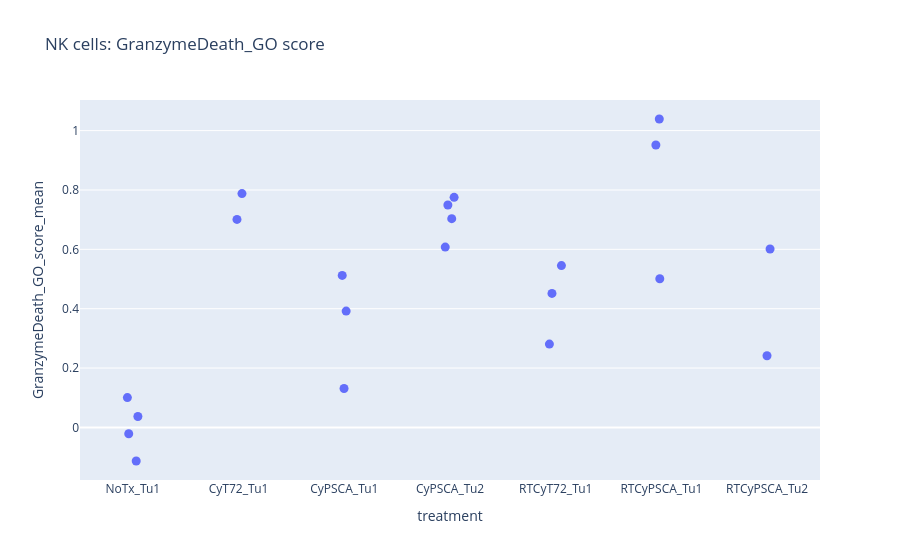

Notebook code for this chart:
### Code cell
import plotly.express as px

metric = "GranzymeDeath_GO_score_mean"

plot_df = nk_pathway_summary_filt.loc[
    nk_pathway_summary_filt["treatment"].isin(plot_order)
].copy()

fig = px.strip(
    plot_df,
    x="treatment",
    y=metric,
    category_orders={"treatment": plot_order},
    hover_data=[
        "tissue",
        "condition",
        "tumor_loc",
        "replicate_num",
        "treatment",
        "n_nk",
        metric,
    ],
    title="NK cells: GranzymeDeath_GO score"
)

fig.update_traces(jitter=0.25, marker_size=9)
fig.show()

### Figure 1 — Plotly figure (JSON) as saved in the notebook; plotly's stock layout.template omitted (floating-point values rounded to 4 significant figures)
{"data": [{"alignmentgroup": "True", "boxpoints": "all", "customdata": [["CyPSCA_1_1", "CyPSCA", "1", "1", 2400], ["CyPSCA_1_2", "CyPSCA", "1", "2", 722], ["CyPSCA_1_4", "CyPSCA", "1", "4", 252], ["CyPSCA_2_1", "CyPSCA", "2", "1", 266], ["CyPSCA_2_2", "CyPSCA", "2", "2", 61], ["CyPSCA_2_3", "CyPSCA", "2", "3", 3], ["CyPSCA_2_4", "CyPSCA", "2", "4", 2671], ["CyT72_1_2", "CyT72", "1", "2", 154], ["CyT72_1_4", "CyT72", "1", "4", 340], ["NoTx_1_1", "NoTx", "1", "1", 19], ["NoTx_1_2", "NoTx", "1", "2", 116], ["NoTx_1_3", "NoTx", "1", "3", 181], ["NoTx_1_4", "NoTx", "1", "4", 342], ["RTCyPSCA_1_3", "RTCyPSCA", "1", "3", 102], ["RTCyPSCA_1_4", "RTCyPSCA", "1", "4", 78], ["RTCyPSCA_1_5", "RTCyPSCA", "1", "5", 10], ["RTCyPSCA_2_3", "RTCyPSCA", "2", "3", 298], ["RTCyPSCA_2_4", "RTCyPSCA", "2", "4", 1091], ["RTCyT72_1_1", "RTCyT72", "1", "1", 7], ["RTCyT72_1_2", "RTCyT72", "1", "2", 465], ["RTCyT72_1_4", "RTCyT72", "1", "4", 47]], "fillcolor": "rgba(255,255,255,0)", "hoveron": "points", "hovertemplate": "treatment=%{x}<br>GranzymeDeath_GO_score_mean=%{y}<br>tissue=%{customdata[0]}<br>condition=%{customdata[1]}<br>tumor_loc=%{customdata[2]}<br>replicate_num=%{customdata[3]}<br>n_nk=%{customdata[4]}<extra></extra>", "jitter": 0.25, "legendgroup": "", "line": {"color": "rgba(255,255,255,0)"}, "marker": {"color": "#636efa", "size": 9}, "name": "", "offsetgroup": "", "orientation": "v", "pointpos": 0, "showlegend": false, "type": "box", "x": ["CyPSCA_Tu1", "CyPSCA_Tu1", "CyPSCA_Tu1", "CyPSCA_Tu2", "CyPSCA_Tu2", "CyPSCA_Tu2", "CyPSCA_Tu2", "CyT72_Tu1", "CyT72_Tu1", "NoTx_Tu1", "NoTx_Tu1", "NoTx_Tu1", "NoTx_Tu1", "RTCyPSCA_Tu1", "RTCyPSCA_Tu1", "RTCyPSCA_Tu1", "RTCyPSCA_Tu2", "RTCyPSCA_Tu2", "RTCyT72_Tu1", "RTCyT72_Tu1", "RTCyT72_Tu1"], "x0": " ", "xaxis": "x", "y": [0.1313, 0.5121, 0.392, 0.7034, 0.7494, 0.7753, 0.6076, 0.7878, 0.7008, 0.03686, -0.1131, 0.1005, -0.02125, 0.9515, 1.039, 0.5008, 0.2415, 0.601, 0.2808, 0.5452, 0.4514], "y0": " ", "yaxis": "y"}], "layout": {"boxmode": "group", "legend": {"tracegroupgap": 0}, "title": {"text": "NK cells: GranzymeDeath_GO score"}, "xaxis": {"anchor": "y", "categoryarray": ["NoTx_Tu1", "CyT72_Tu1", "CyPSCA_Tu1", "CyPSCA_Tu2", "RTCyT72_Tu1", "RTCyPSCA_Tu1", "RTCyPSCA_Tu2"], "categoryorder": "array", "domain": [0, 1], "title": {"text": "treatment"}}, "yaxis": {"anchor": "x", "domain": [0, 1], "title": {"text": "GranzymeDeath_GO_score_mean"}}}}
